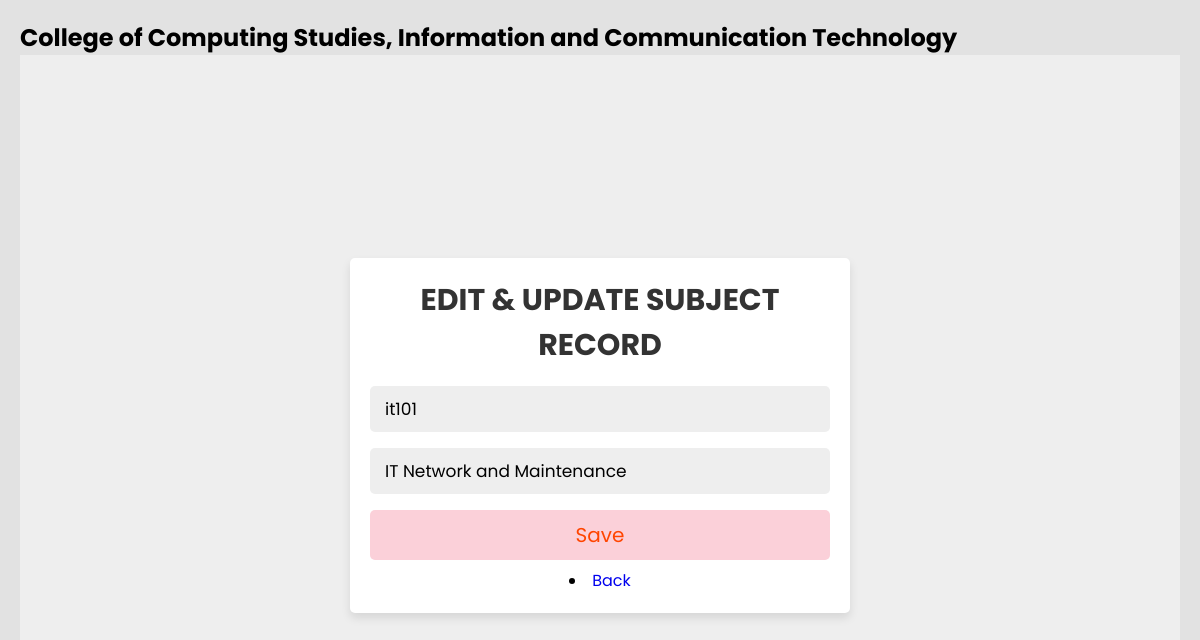
The page /subject_edit_record.php?id=24 (signed in) on the database its author committed.
### tables this page shows
CREATE TABLE `tblsubject` (
  `id` int(11) NOT NULL AUTO_INCREMENT,
  `subject_code` varchar(50) NOT NULL,
  `subject_description` varchar(50) NOT NULL,
  `fk_semester_id` int(11) NOT NULL,
  `is_deleted` tinyint(1) NOT NULL DEFAULT 0,
  PRIMARY KEY (`id`),
  KEY `semesterID` (`fk_semester_id`),
  CONSTRAINT `semesterID` FOREIGN KEY (`fk_semester_id`) REFERENCES `tblsemester` (`id`)
);

### subject_edit_record.php (the view, shortened to what this page needs)
<?php
require("config/db_connect.php");
?>
<!DOCTYPE html>
<html lang="en">
<head>
    <link rel="stylesheet" href="css/add_record.css" />
    <link rel="stylesheet" href="https://cdnjs.cloudflare.com/ajax/libs/font-awesome/5.15.4/css/all.min.css" />
</head>
<body>
    <div class="container">
        <section class="main">
            <div class="main-top">
                <h1>College of Computing Studies, Information and Communication Technology</h1>
            </div>
            <div class="form-container">
                <?php
                $sql = "SELECT id,subject_code, subject_description FROM tblsubject WHERE id = :recordid";
                $subject_code = "";
                $subject_description = "";
                try {
                    $res = $conn->prepare($sql);
                    $value = array(":recordid" => $_REQUEST["id"]);
                    try {
                        $res->execute($value);
                        if ($res->rowCount() > 0) {
                            $row = $res->fetch(PDO::FETCH_ASSOC);
                            $subject_code  = $row["subject_code"];
                            $subject_description = $row["subject_description"];
                        }
                    } catch (PDOException $e) {
                        die("An Error has been occured!");
                    }
                } catch (PDOException $e) {
                    die("An Error has been occured!");
                }
                ?>
                <form action="subject_edit_record.php" method="post">
                    <h3>Edit & Update Subject Record</h3>
                    <input type="text" value="<?php echo "$subject_code" ?>" name="txtsubject_code" required placeholder="Enter course code">
                    <input type="text" value="<?php echo "$subject_description" ?>" name="txtsubject_description" required placeholder="Enter course description">
                    <input type="submit" name="btnsave" value="Save" class="form-btn">
                    <li>
                        <a href="subject.php">
                            <span class="links_name"> Back</span>
                        </a>
                    </li>
                </form>
            </div>
</body>
</html>

### css/add_record.css (style rules this page uses)
* { margin: 0; padding: 0; outline: none; border: none; text-decoration: none; box-sizing: border-box; font-family: "Poppins", sans-serif; }
body { background: rgb(226, 226, 226); }
.main { position: relative; padding: 20px; width: 100%; }
.main-top { display: flex; width: 100%; }
.form-container { min-height: 100vh; display: flex; align-items: center; justify-content: center; padding:20px; padding-bottom: 60px; background: #eee; }
.form-container form { padding:20px; border-radius: 5px; box-shadow: 0 5px 10px rgba(0,0,0,.1); background: #fff; text-align: center; width: 500px; }
.form-container form h3 { font-size: 30px; text-transform: uppercase; margin-bottom: 10px; color:#333; }
.form-container form input, .form-container form select { width: 100%; padding:10px 15px; font-size: 17px; margin:8px 0; background: #eee; border-radius: 5px; }
.form-container form .form-btn { background: #fbd0d9; color:orangered; text-transform: capitalize; font-size: 20px; cursor: pointer; }

### rows shown on the page
tblsubject: txtsubject_code "it101", txtsubject_description "IT Network and Maintenance"
